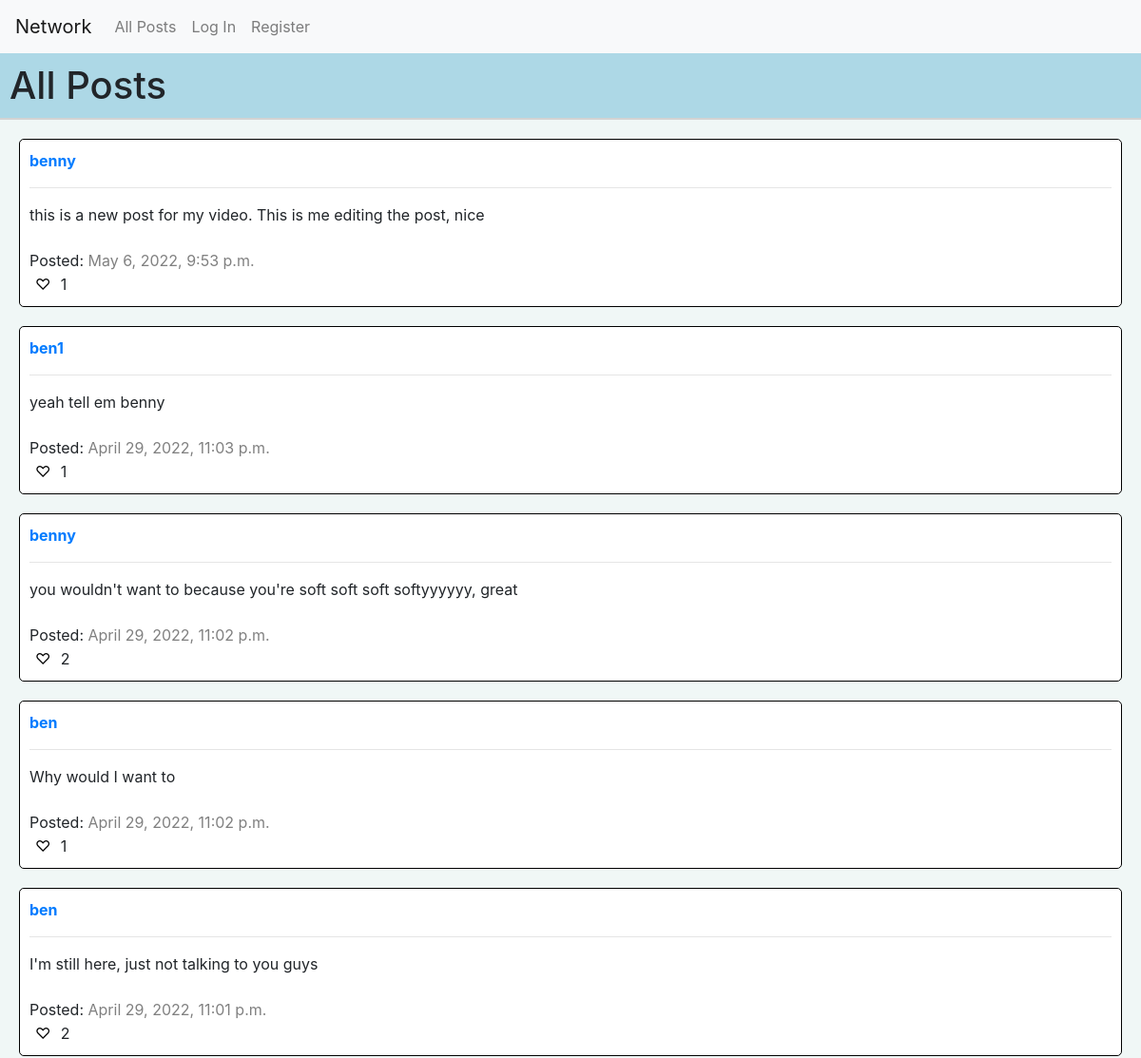
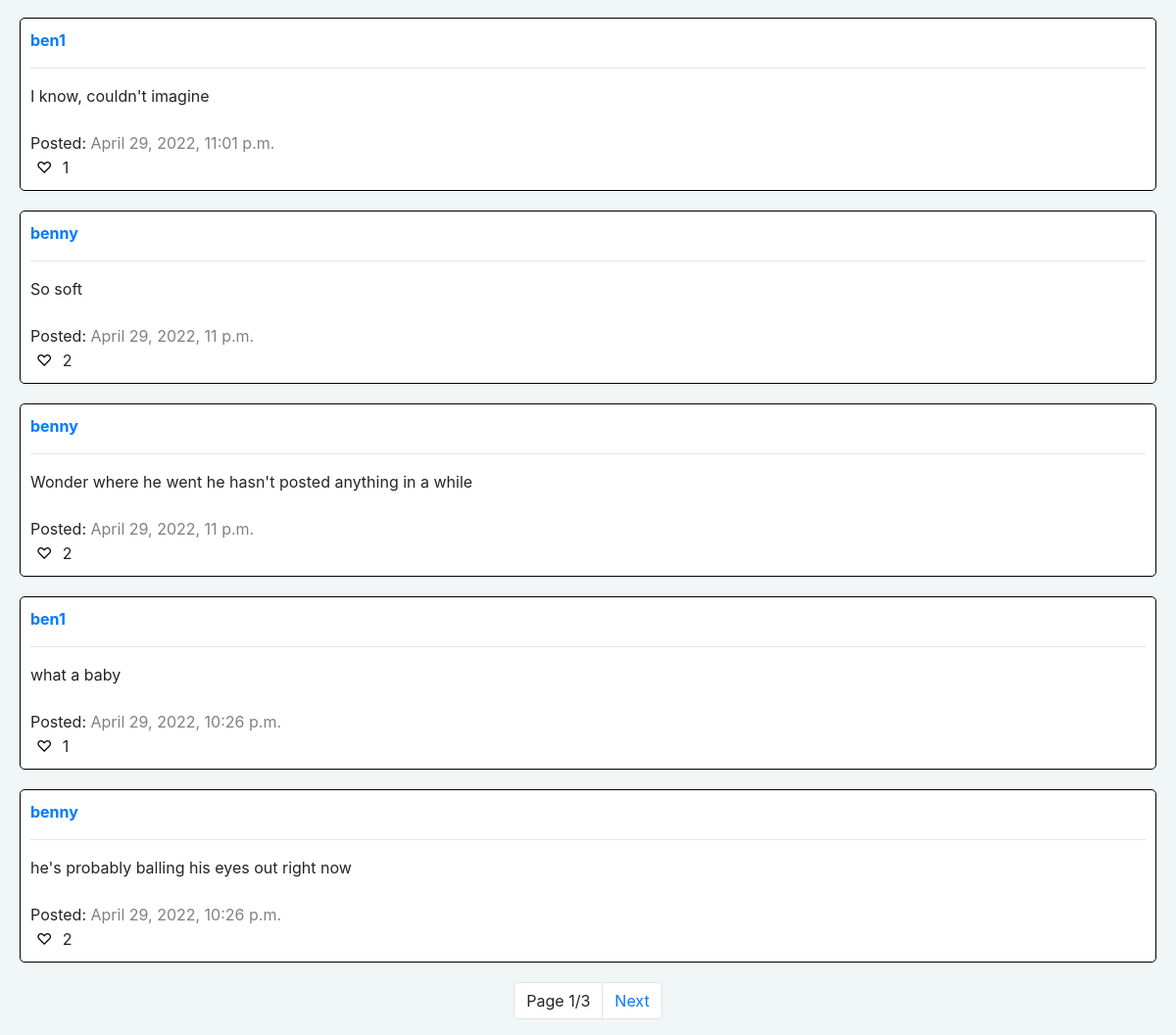
The page / on the database its author committed (2 pictures, top to bottom).
### network/models.py (models this page shows)
class Post(models.Model):
    user = models.ForeignKey(User, on_delete=models.CASCADE, related_name="userPosts")
    content = models.CharField(max_length=1000)
    timestamp = models.DateTimeField()
    likes = models.PositiveIntegerField(default=0)

class User(AbstractUser):
    followers = models.PositiveIntegerField(default=0)
    following = models.PositiveIntegerField(default=0)

### network/views.py (the view)
# urls.py: path("", views.index, name="index"),
def index(request):
    page = paginator(Post.objects.all().order_by("-timestamp").all(), request)
    return render(request, "network/index.html", {
        "posts": page,      # Page of at most 10 posts
        "liked": get_user_likes(request)        # List of ids of posts that user liked
    })

### network/views.py (called while the page is built)
def get_user_likes(request):
    likes = []
    try:
        userLiked = User.objects.get(username=request.user).userLikedPosts.all()        # Get all Like objects where user is liker
        for like in userLiked:
            likes.append(like.post.id)          # Make list of ids
    except User.DoesNotExist:
        pass
    return likes

def paginator(posts, request):
    paginated = Paginator(posts, 10)
    pageNumber = request.GET.get("page")
    page = paginated.get_page(pageNumber)
    return page

### network/templates/network/index.html (shortened to what this page needs)
{% extends "network/layout.html" %}
{% load static %}
{% block body %}
{% if not following %}
<h1 class="page-header headers">All Posts</h1>
{% else %}
<h1 class="page-header headers">Followed Posts</h1>
{% endif %}
<div>
    {% for post in posts %}
    <div class="small-container">
        <a href="{% url 'profile' post.user.username %}"><b>{{ post.user.username }}</b></a>
        <hr>
        <span id="{{ post.id }}">{{ post.content }}</span>
        <br>
        <br>
        <span>Posted: </span><span id="timestamp">{{ post.timestamp }}</span>
        <br>
        <button class="like" {% if user.is_authenticated %} name="like" {% endif %} value="{{ post.id }}">{% if post.id in liked %}❤{% else %}♡{% endif %}</button>
        <span id="like {{ post.id }}">{{ post.likes }}</span>
    </div>
    {% empty %}
    <h2 style="margin: 20px;">No posts to view.</h2>
    {% endfor %}
</div>
<nav aria-label="page-nav" id="pagination-nav">
    <div id="pagination">
        <ul class="pagination">
            <li class="page-item"><a class="page-link">{% if posts.paginator.num_pages %} Page {{ posts.number }}/{{ posts.paginator.num_pages }} {% else %} Page 1/1 {% endif %}</a></li>
            {% if posts.has_next %}
            <li class="page-item"><a class="page-link" href="?page={{ posts.next_page_number }}">Next</a></li>
            {% endif %}
        </ul>
    </div>
</nav>
{% endblock %}

### network/templates/network/layout.html (shortened to what this page needs)
{% load static %}
<!DOCTYPE html>
<html lang="en">
    <head>
        <link rel="stylesheet" href="https://stackpath.bootstrapcdn.com/bootstrap/4.4.1/css/bootstrap.min.css">
        <link href="{% static 'network/styles.css' %}" rel="stylesheet">
    </head>
    <body>
        <nav class="navbar navbar-expand-lg navbar-light bg-light">
            <a class="navbar-brand" href="{% url 'index' %}">Network</a>
            <div>
              <ul class="navbar-nav mr-auto">
                <li class="nav-item">
                  <a class="nav-link" href="{% url 'index' %}">All Posts</a>
                </li>
                {% if user.is_authenticated %}
                    <li class="nav-item">
                        <a class="nav-link" href="{% url 'following' %}">Following</a>
                    </li>
                    <li class="nav-item">
                        <a class="nav-link" href="{% url 'new' %}">Create</a>
                    </li>
                    <li class="nav-item">
                        <a class="nav-link" href="{% url 'logout' %}">Log Out</a>
                    </li>
                {% else %}
                    <li class="nav-item">
                        <a class="nav-link" href="{% url 'login' %}">Log In</a>
                    </li>
                    <li class="nav-item">
                        <a class="nav-link" href="{% url 'register' %}">Register</a>
                    </li>
                {% endif %}
              </ul>
            </div>
          </nav>
        <div class="body">
            {% block body %}
            {% endblock %}
        </div>
    </body>
</html>

### network/static/network/styles.css (style rules this page uses)
html { background-color: #f0f7f6; }
body { background-color: #f0f7f6; }
.headers { border-bottom: 2px solid lightgray; }
.page-header { padding: 10px; background-color: lightblue; }
.small-container { border: 1px solid black; background-color: white; border-radius: 5px; padding: 10px; margin: 20px; }
.like { background-color: white; border: none; }
#timestamp { color: gray; }
#pagination { float: left; padding: 0; line-height: inherit; }
#pagination-nav { display: flex; justify-content: center; z-index: 2; }

### rows shown on the page
Post: user.username "benny", content "this is a new post for my video. This is me editing the post, nice", timestamp "May 6, 2022, 9:53 p.m.", {{ post.id }} 23 (drawn), likes "1"
Post: user.username "ben1", content "yeah tell em benny", timestamp "April 29, 2022, 11:03 p.m.", {{ post.id }} 22 (drawn), likes "1"
Post: user.username "benny", content "you wouldn't want to because you're soft soft soft softyyyyyy, great", timestamp "April 29, 2022, 11:02 p.m.", {{ post.id }} 21 (drawn), likes "2"
Post: user.username "ben", content "Why would I want to", timestamp "April 29, 2022, 11:02 p.m.", {{ post.id }} 20 (drawn), likes "1"
Post: user.username "ben", content "I'm still here, just not talking to you guys", timestamp "April 29, 2022, 11:01 p.m.", {{ post.id }} 19 (drawn), likes "2"
Post: user.username "ben1", content "I know, couldn't imagine", timestamp "April 29, 2022, 11:01 p.m.", {{ post.id }} 18 (drawn), likes "1"
Post: user.username "benny", content "So soft", timestamp "April 29, 2022, 11 p.m.", {{ post.id }} 17 (drawn), likes "2"
Post: user.username "benny", content "Wonder where he went he hasn't posted anything in a while", timestamp "April 29, 2022, 11 p.m.", {{ post.id }} 16 (drawn), likes "2"
Post: user.username "ben1", content "what a baby", timestamp "April 29, 2022, 10:26 p.m.", {{ post.id }} 15 (drawn), likes "1"
Post: user.username "benny", content "he's probably balling his eyes out right now", timestamp "April 29, 2022, 10:26 p.m.", {{ post.id }} 14 (drawn), likes "2"

### other values the page prints
{{ posts.number }} "1"
{{ posts.paginator.num_pages }} "3"
